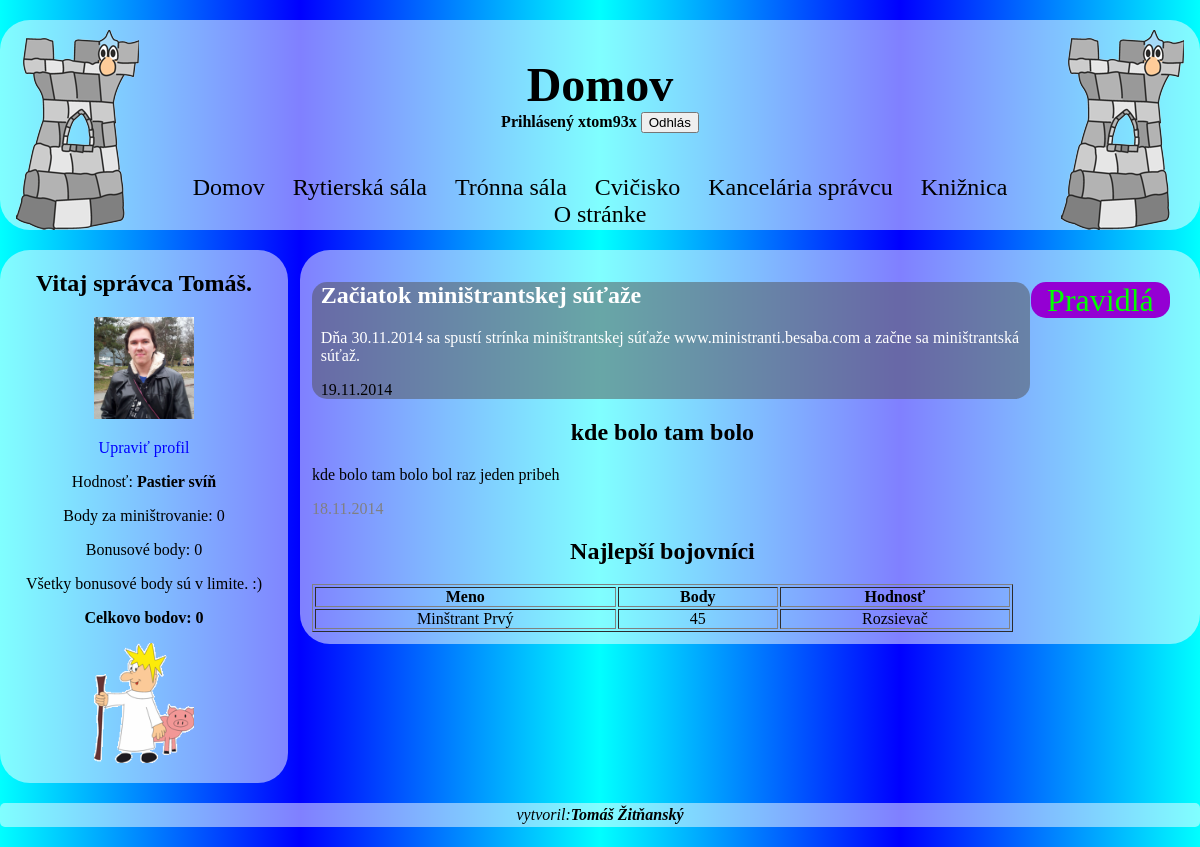
Page / (signed in) on the earlier database version.
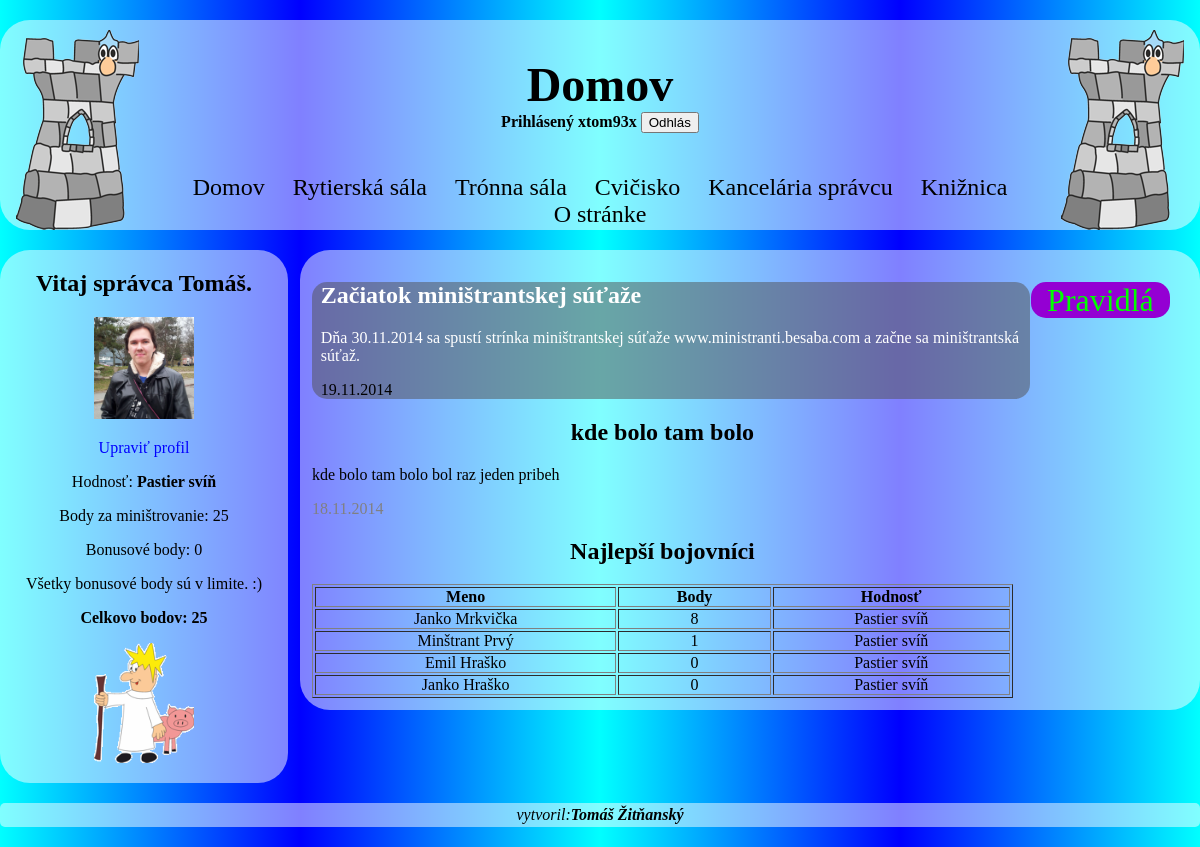
Same page on the later database version.
### tables this page shows
CREATE TABLE IF NOT EXISTS `oznamy` (
  `id_oznam` int(11) NOT NULL AUTO_INCREMENT,
  `nadpis` varchar(255) NOT NULL,
  `text` tinytext NOT NULL,
  `datum` date NOT NULL,
  `active` tinyint(1) NOT NULL,
  PRIMARY KEY (`id_oznam`)
);

CREATE TABLE IF NOT EXISTS `pribehy` (
  `id_pribeh` int(11) NOT NULL AUTO_INCREMENT,
  `nazov` varchar(255) NOT NULL,
  `text` text NOT NULL,
  `datum` date NOT NULL,
  PRIMARY KEY (`id_pribeh`)
);

CREATE TABLE IF NOT EXISTS `users` (
  `meno` varchar(255) NOT NULL,
  `krstne` varchar(255) NOT NULL,
  `priezvisko` varchar(255) NOT NULL,
  `heslo` varchar(255) NOT NULL,
  `profilovka` varchar(255) NOT NULL,
  `id_user` int(11) NOT NULL AUTO_INCREMENT,
  `body` int(11) NOT NULL DEFAULT '0',
  `body_minis` int(11) NOT NULL DEFAULT '0',
  `body_bonus` int(11) NOT NULL DEFAULT '0',
  `admin` varchar(7) NOT NULL,
  `visible` tinyint(1) NOT NULL DEFAULT '1',
  PRIMARY KEY (`id_user`)
);

CREATE TABLE IF NOT EXISTS `levels` (
  `id_lvl` int(11) NOT NULL AUTO_INCREMENT,
  `obrazok` varchar(255) NOT NULL,
  `obrazok_mini` varchar(255) NOT NULL,
  `body` int(11) NOT NULL,
  `nazov` varchar(255) NOT NULL,
  PRIMARY KEY (`id_lvl`)
);

### index.php (the view, shortened to what this page needs)
<?php
include("_funkcie.php");
if (!isset($_SESSION['user'])) {
  hlavicka("Vstupná hala");
  include("login.php");
  ?>
  <div class='hlavny'><main>
    <h1>Vitaj!</h1>
    <p>Stojíte vo Vstupnej hale hradu Krista Kráľa. Ak ste členom jeho Gardy,
      tak sa prihláste u veliteľa stráže a môžete sa voľne pohybovať po celom hrade.
      Ak ste len náhodný okoloidúci, tak sa môžete pozrieť do
      <a href=score.php>Rytierskej</a> alebo <a href=tron.php>Trónnej sály</a> alebo do
      <a href=kniznica.php>Knižnice</a>.
    </p>
  <?php
    if ($oznam=daj_najnovsi_oznam()){
    echo "<div class='uvodny_oznam' style='width:98%;'><article>\n";
    echo "<h2>".$oznam['nadpis']."</h2>\n";
    echo "<p>".str_replace("\n", "<br>", $oznam['text'])."</p>\n";
    echo "<p class='low_prior'>".date('j.n.Y',strtotime($oznam['datum']))."</p>\n";
    echo "</article></div>\n";
  }
  echo "<div class='uvodny_pribeh' style='width:98%;'><article>\n";
  if ($pribeh=daj_najnovsi_pribeh()){
    echo "<h2>".$pribeh['nazov']."</h2>\n";
    echo "<p>".str_replace("\n", "<br>", $pribeh['text'])."</p>\n";
    echo "<p class='low_prior'>".$pribeh['datum']."</p>\n";
  }
  echo "</article></div>\n";
  ?>
  </main></div>
<?php
  paticka();
} else {
  hlavicka("Domov");
  include("osobny.php");
  ?>
  <div class='hlavny'><main>
    <div class='odkaz_pravidla'>
      <a href='tron.php'>Pravidlá</a>
    </div>
  <?php
  if ($oznam=daj_najnovsi_oznam()){
    echo "<div class='uvodny_oznam'><article>\n";
    echo "<h2>".$oznam['nadpis']."</h2>\n";
    echo "<p>".str_replace("\n", "<br>", $oznam['text'])."</p>\n";
    echo "<p class='low_prior'>".date('j.n.Y',strtotime($oznam['datum']))."</p>\n";
    echo "</article></div>\n";
  }
  echo "<div class='uvodny_pribeh'><article>\n";
  if ($pribeh=daj_najnovsi_pribeh()){
    echo "<h2>".$pribeh['nazov']."</h2>\n";
    echo "<p>".str_replace("\n", "<br>", $pribeh['text'])."</p>\n";
    echo "<p class='low_prior'>".$pribeh['datum']."</p>\n";
  }
  echo "</article></div>\n";
  daj_uvodne_score();
  echo "</main></div>\n";
  paticka();
}
?>

### _funkcie.php (shortened to what this page needs)
<?php
function daj_level($body){
  if ($link=conDB()){
    if ($result=mysql_query('SELECT * FROM levels WHERE body<='.$body.' ORDER BY body DESC LIMIT 1',$link)){
      return mysql_fetch_assoc($result);
    }
    else {
      error("Dopit sa nepodaril.");
      return False;
    }
  } else return False;
}
function daj_najnovsi_oznam(){
  if ($link=conDB()){
    if ($result=mysql_query('SELECT * FROM oznamy WHERE active=1 ORDER BY datum DESC LIMIT 1',$link)){
      $row=mysql_fetch_assoc($result);
      return $row;
    } else {
      error('Nepodarilo sa načítať najnovší oznam.');
      return False;
    }
  } else return False;
}
function daj_najnovsi_pribeh(){
  if ($link=conDB()){
    if ($result=mysql_query('SELECT * FROM pribehy ORDER BY datum DESC LIMIT 1',$link)){
      $row=mysql_fetch_assoc($result);
      $row['datum']=date('j.n.Y',strtotime($row['datum']));
      return $row;
    } else {
      error('Nepodarilo sa načítať príbeh.');
      return False;
    }
  } else return False;
}
function daj_uvodne_score(){
  $link=conDB();
  $result_m=mysql_query('SELECT body, krstne, priezvisko FROM users WHERE visible=1 ORDER BY body DESC',$link);
  echo "<div class='score_uvod'>\n";
  echo "<h2>Najlepší bojovníci</h2>\n";
  echo "<table border=1>\n";
  echo "<tr><th>Meno</th><th>Body</th><th>Hodnosť</th></tr>\n";
  while ($row=mysql_fetch_assoc($result_m)) {
    $level=daj_level($row['body']);
    echo "<tr><td>".$row['krstne']." ".$row['priezvisko']."</td>\n
      <td>".$row['body']."</td>\n
      <td>".$level['nazov']."</td></tr>\n";
      }
  echo "</table>\n";
}
function hlavicka($nadpis) {
  ?>
  <!DOCTYPE html>
  <html>
  <head>
  <link href="styly.css" rel="stylesheet">
  </head>
  <body>
  <div class='hlavicka'><header>
  <div class='lava_veza'></div>
  <div class='prava_veza'></div>
  <h1><?php echo $nadpis; ?></h1>
  <?php
  if (isset($_SESSION['user'])){
  ?>
  <form method="post" action="index.php">
    <strong>Prihlásený <?php echo $_SESSION['user']['meno']?> </strong>
    <input type="submit" name="odhlas" value="Odhlás">
  </form>
  <?php
  }
  include('navigacia.php');
  ?>
  </header></div>
  <?php
}
function paticka(){?>
  <div class='paticka'><footer>
    <em>vytvoril:<strong>Tomáš Žitňanský</strong></em>
  </footer></div>
  </body>
  </html>
<?php
}
      ?>

### navigacia.php
<div class="navigacia"><nav>
    <a href=index.php>Domov</a>
    <a href=score.php>Rytierská sála</a>
    <a href=tron.php>Trónna sála</a>
<?php
if (isset($_SESSION['user'])) {
?>
    <a href=training.php>Cvičisko</a>
<?php
  if ($_SESSION['user']['admin']){
?>
    <a href=kancelaria.php>Kancelária správcu</a>
<?php
  }
}
?>
    <a href=kniznica.php>Knižnica</a>
    <a href=about.php>O stránke</a>
</nav></div>

### osobny.php
<?php
echo "<div class='osobny'><aside>\n";
if ($_SESSION['user']['admin']) {
  echo "<h1>Vitaj správca ".$_SESSION['user']['krstne'].".</h1>\n";
}
else echo "<h1>".$_SESSION["user"]["krstne"]." ".$_SESSION["user"]["priezvisko"]."</h1>\n";
echo "<figure><img class='img_small' src='";
if ($_SESSION['user']['profilovka']){
  echo $_SESSION['user']['profilovka'];
} else echo "obr/user.png";
echo "'></figure>\n";
echo "<a href=uprav_profil.php>Upraviť profil</a>\n";
echo "<p>Hodnosť: <strong>".$_SESSION['user']['level']['nazov']."</strong></p>\n";
echo "<p>Body za miništrovanie: ".$_SESSION['user']['body_minis']."</p>\n";
echo "<p>Bonusové body: ".$_SESSION['user']['body_bonus']."</p>\n";
if ($_SESSION['user']['body_bonus']-($_SESSION['user']['body_minis']/2)>0)
  echo "<p class='text_alarm'>Bonusové body mimo limit: ".($_SESSION['user']['body_bonus']-($_SESSION['user']['body_minis']/2))."</p>\n";
else echo "<p>Všetky bonusové body sú v limite. :)</p>\n";
echo "<p><strong>Celkovo bodov: ".$_SESSION['user']['body']."</strong></p>\n";
echo "<figure><a href='obr/".$_SESSION['user']['level']['obrazok']."'>
  <img class='img_small' src='obr/".$_SESSION['user']['level']['obrazok_mini']."' alt='".$_SESSION['user']['level']['nazov']."'></a></figure>\n";
echo "</aside></div>\n";
?>

### styly.css (style rules this page uses)
a { color:blue; text-decoration: none; }
body { background: aqua; background: -moz-linear-gradient(left, aqua 0%, blue 25%, aqua 50%, blue 75%, aqua 100%); background: -o-linear-gradient(left, aqua 0%, blue 25%, aqua 50%, blue 75%, aqua 100%); background: -webkit-linear-gradient(left, aqua 0%, blue 25%, aqua 50%, blue 75%, aqua 100%); background: -ms-linear-gradient(left, aqua 0%, blue 25%, aqua 50%, blue 75%, aqua 100%); font-family: "Times New Roman", Times, serif; margin: 20px auto; max-width:80em; }
.hlavicka { background: rgba(255,255,255,0.5); border-radius:30px; padding: 5px; margin: auto; text-align: center; position: relative; height: 200px; }
.hlavicka h1 { font-size: 300%; margin-bottom: 0; }
.hlavny { text-align:center; float:right; width: 73%; margin: 20px 0; padding: 1%; border-radius:30px; background: rgba(255,255,255,0.5); }
.img_small { max-width: 100px; width: 100%; margin:auto; }
.lava_veza { position: absolute; bottom: 0; left: 1em; background-image: url(obr/veza.png); width: 123px; height: 200px; }
.low_prior { color: gray; }
.navigacia { position:absolute; bottom: 2px; left:139px; right: 139px; }
.navigacia a { display:inline-block; padding:0 0.5em; text-decoration: none; text-align: center; color:black; font-size: 150%; }
.odkaz_pravidla { width: 20%; float: right; font-family: "Comic Sans MS"; font-size:xx-large; }
.odkaz_pravidla a { border-radius: 15px; color:lime; background: #9400d3; padding: 0 0.5em; }
.osobny { float: left; width:24%; text-align:center; border-radius:30px; background: rgba(255,255,255,0.5); margin: 20px 0; margin-right: 1%; }
.paticka { clear: both; background-color:rgba(255,255,255,0.5); text-align: center; padding: 3px; border-radius:5px; }
.prava_veza { position: absolute; bottom: 0; right: 1em; background-image: url(obr/veza.png); width: 123px; height: 200px; }
.score_uvod { width: 80%; }
.score_uvod table { width: 100%; }
table { text-align: center; margin: auto; }
table th { padding: 0 1em; }
td { padding: 0 1em; }
.uvodny_oznam { text-align: left; width: 80%; padding: 0 1%; background-color: rgba(80,80,80,0.5); color:white; border-radius: 15px; }
.uvodny_oznam .low_prior { color: black; }
.uvodny_pribeh { text-align: left; width: 80%; }
.uvodny_pribeh h2 { text-align: center; }
.zoznam td,th { padding:0; }

Differences in the rows shown:
added users: krstne "Janko", priezvisko "Mrkvička", body "8", levels.nazov "Pastier svíň"
changed users "Minštrant": body "45" → "1"; levels.nazov "Rozsievač" → "Pastier svíň"
added users: krstne "Emil", priezvisko "Hraško", body "0", levels.nazov "Pastier svíň"
added users: krstne "Janko", priezvisko "Hraško", body "0", levels.nazov "Pastier svíň"
Other differences:
$_SESSION['user']['body_minis']: "0" → "25"
$_SESSION['user']['body']: "0" → "25"
